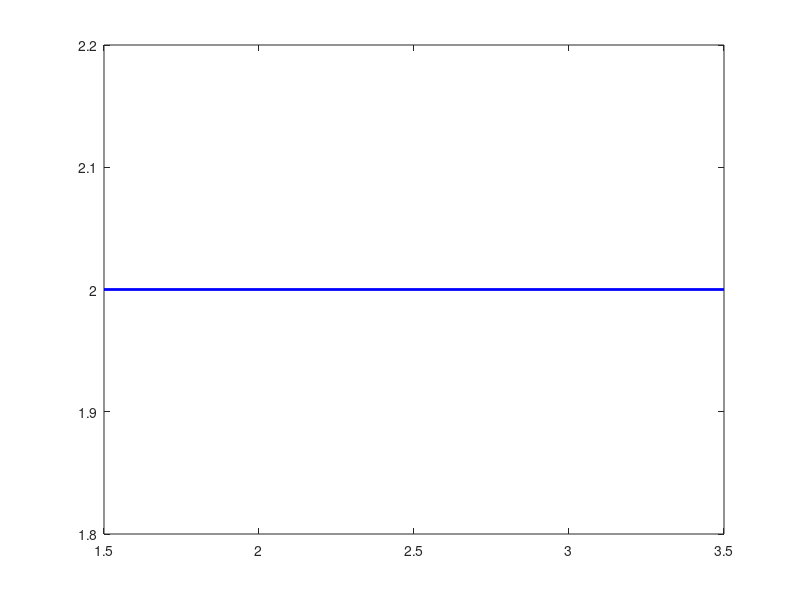

MATLAB code for this plot: (Note: this script raises an error after producing the figure.)
%
% SET UP PARAMETERS
%

alpha=-6.8; %diagonal element of Hamiltonian
beta=-3.6; %off-diagonal element of Hamiltonian
clim=6; % number of carbon atoms
icyclic=1; % set icyclic equal to number other than zero to make ring
%
% BELOW PROGRAM EXECUTES INSTRUCTIONS GIVEN IN LINES 5-8
%
%
% BUILD HAMILTONIAN FOR POLYENE
%
for k=1:clim
    H(k,k)=alpha;
        for m=1:clim
            if m==k+1
               H(k,m)=beta;
                H(m,k)=beta;
            end
        end
end


if icyclic ~= 0
    H(clim,1)=beta;
    H(1,clim)=beta;
end

% OBTAIN EIGENVALES AND COEFFICIENTS
%
display(H)
[C, E]=eig(H);
E= diag(E);

% SHUFFLE POSITIVE AND NEGATIVE COEFFICIENTS
%
Cpos=zeros(clim,clim)+1e-10;
Cneg=zeros(clim,clim)+1e-10;
for j=1:clim
    for jj=1:clim
        if C(j,jj) < 0
            Cneg(jj,j)= -C(j,jj);
        end

        C(j,jj) = -C(j,jj);

        if C(j,jj) > 0
            Cpos(jj,j)=C(j,jj);
        end
    end
end

% PLOT THE ENERGY LEVEL DIAGRAM
%
for k=1:clim
    plot([1.5 3.5],[(E(k,k)-alpha)/beta (E(k,k)-alpha)/beta],'linewidth',2,'color','b') ;
end
ylim([-2.1 2.1])
% ylim([-4.1 4.1])
xlim([0 5])
ylabel('Energy (Multiples Of beta)')
set(gca,'fontsize',15,'xticklabel','','linewidth',2)
title('Molecular Orbital Energies')

%
% SHUFFLE POSITIVE AND NEGATIVE COEFFICIENTS
%
Cpos=zeros(clim,clim)+1e-10;
Cneg=zeros(clim,clim)+1e-10;
for j=1:clim
    for jj=1:clim
        if C(j,jj) < 0
            Cneg(jj,j)= -C(j,jj);
        end
        if C(j,jj) > 0
            Cpos(jj,j)=C(j,jj);
        end
    end
end
%
% PLOT THE MOLECULAR ORBITALS
%
if clim <21
    x=1:clim;
   y(x)
       display(y)
    for k=1:clim
        %scatter(x,y+k,1000*Cneg(k,x),'fill','MarkerEdgeColor','r','MarkerFaceColor','r');
        %scatter(x,y+k,1000*Cpos(k,x),'fill','MarkerEdgeColor','b','MarkerFaceColor','b');
    end
    set(gca,'ytick',0:clim);set(gca,'xtick',0:clim)
    xlim([0.5 clim+0.5]);ylim([0.5 clim+0.5])
    xlabel('Atomic Index','fontsize',16)
    ylabel('State Index','fontsize',16)
    set(gca,'fontsize',12,'linewidth',2);
    title('Molecular Orbital Coefficients')
end

display("success!")